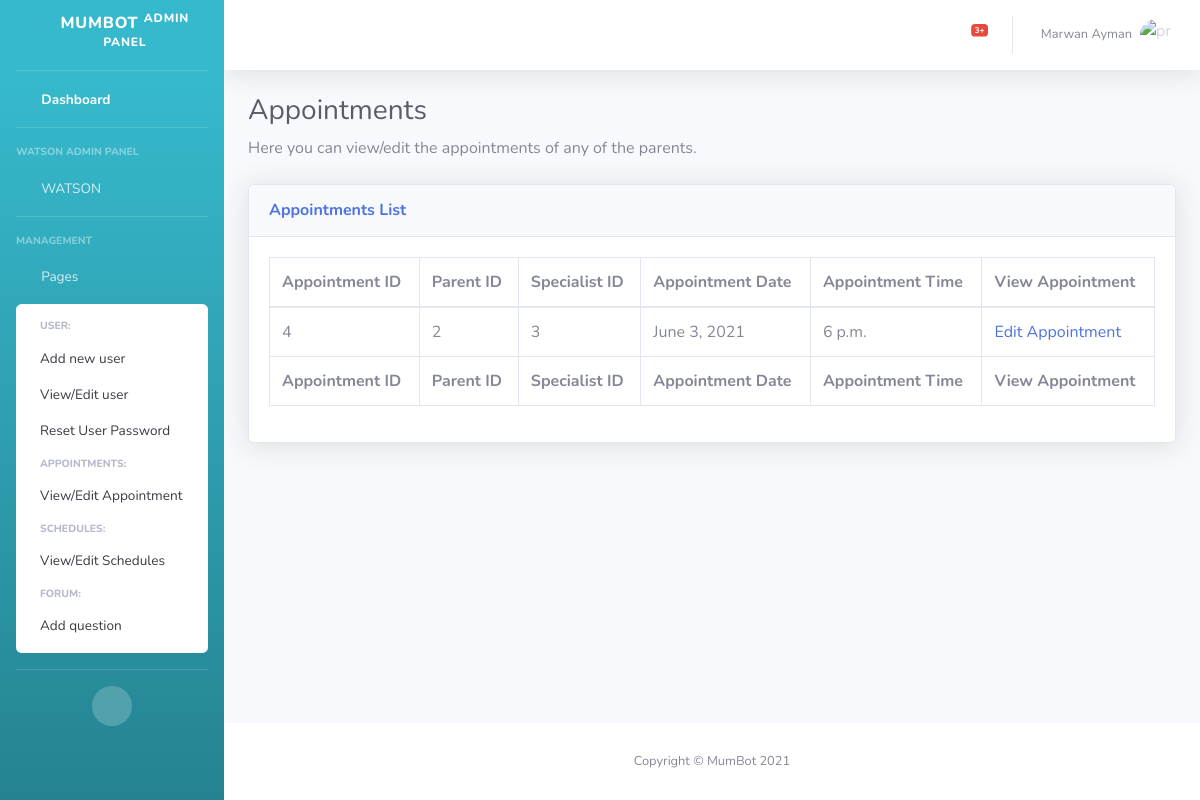
Page /grad/appointments.html on the committed database.
### grad/models.py (models this page shows, shortened)
class VideoSession(models.Model):
    parent_id = models.ForeignKey(Parent, on_delete=models.CASCADE, related_name="VideoSessions")
    specialist_id = models.ForeignKey(Specialist, on_delete=models.CASCADE, related_name="VideoSessions")
    video_price = models.FloatField(default=50)
    video_duration_in_minutes = models.IntegerField(default= 60)
    video_date = models.DateField(auto_now=False, auto_now_add=False)
    video_start_time = models.TimeField(auto_now=False, auto_now_add=False)
    video_end_time = models.TimeField(auto_now=False, auto_now_add=False)

class User(models.Model):
    user_password = models.CharField(max_length=32)
    user_name = models.CharField(max_length=25)
    user_phone = models.CharField(max_length=15)
    user_email = models.EmailField(max_length=254)
    user_role = models.IntegerField()

### grad/views.py (the view)
# urls.py: path("appointments.html", views.appointments, name="appointments"),
def appointments(request):
    return render(request, "grad/appointments.html", {
        "appointments": VideoSession.objects.all(),
    })

### grad/models.py (called while the page is built)
    def __str__(self):
        return f"{self.id}"

    def __str__(self):
        return f"{self.id}"

### grad/templates/grad/appointments.html (shortened to what this page needs)
<!DOCTYPE html>
<html lang="en">
<head>
    {% load static %}
    <link href="{% static 'grad/vendor/fontawesome-free/css/all.min.css' %}" rel="stylesheet" type="text/css">
    <link href="{% static 'grad/css/sb-admin-2.min.css' %}" rel="stylesheet">
    <link href="{% static 'grad/vendor/datatables/dataTables.bootstrap4.min.css' %}" rel="stylesheet">
</head>
<body id="page-top">
    <div id="wrapper">
        {% include "grad/sidebar.html" %}
        <div id="content-wrapper" class="d-flex flex-column">
            <div id="content">
                {% include "grad/navbar.html" %}
                <div class="container-fluid">
                    <h1 class="h3 mb-2 text-gray-800">Appointments</h1>
                    <p class="mb-4">Here you can view/edit the appointments of any of the parents.</p>
                    <div class="card shadow mb-4">
                        <div class="card-header py-3">
                            <h6 class="m-0 font-weight-bold text-primary">Appointments List</h6>
                        </div>
                        <div class="card-body">
                            <div class="table-responsive">
                                <table class="table table-bordered table-hover" id="dataTable" width="100%"
                                    cellspacing="0">
                                    <thead>
                                        <tr>
                                            <th>Appointment ID</th>
                                            <th>Parent ID</th>
                                            <th>Specialist ID</th>
                                            <th>Appointment Date</th>
                                            <th>Appointment Time</th>
                                            <th>View Appointment</th>
                                        </tr>
                                    </thead>
                                    <tfoot>
                                        <tr>
                                            <th>Appointment ID</th>
                                            <th>Parent ID</th>
                                            <th>Specialist ID</th>
                                            <th>Appointment Date</th>
                                            <th>Appointment Time</th>
                                            <th>View Appointment</th>
                                        </tr>
                                    </tfoot>
                                    <tbody>
                                        {% for app in appointments %}
                                        <tr>
                                            <td>{{app.id}}</td>
                                            <td>{{app.parent_id}}</td>
                                            <td>{{app.specialist_id}}</td>
                                            <td>{{app.video_date}}</td>
                                            <td>{{app.video_start_time}}</td>
                                            <td><a href="{% url 'editappointment' app.id %}">Edit Appointment</a></td>
                                        </tr>
                                        {% endfor %}
                                    </tbody>
                                </table>
                            </div>
                        </div>
                    </div>
                </div>
            </div>
            <footer class="sticky-footer bg-white">
                <div class="container my-auto">
                    <div class="copyright text-center my-auto">
                        <span>Copyright &copy; MumBot 2021</span>
                    </div>
                </div>
            </footer>
        </div>
    </div>
</body>
</html>

### rows in the picture
VideoSession: id "4", parent_id "2", specialist_id "3", video_date "June 3, 2021", video_start_time "6 p.m."
